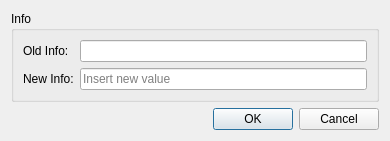
<?xml version="1.0" encoding="UTF-8"?>
<ui version="4.0">
 <class>ChangeInfoDialog</class>
 <widget class="QDialog" name="ChangeInfoDialog">
  <property name="geometry">
   <rect>
    <x>0</x>
    <y>0</y>
    <width>390</width>
    <height>141</height>
   </rect>
  </property>
  <property name="minimumSize">
   <size>
    <width>390</width>
    <height>141</height>
   </size>
  </property>
  <property name="maximumSize">
   <size>
    <width>390</width>
    <height>141</height>
   </size>
  </property>
  <property name="windowTitle">
   <string>Change Additional Info</string>
  </property>
  <layout class="QVBoxLayout" name="verticalLayout">
   <item>
    <widget class="QGroupBox" name="groupBox">
     <property name="title">
      <string>Info</string>
     </property>
     <layout class="QGridLayout" name="gridLayout">
      <item row="0" column="0">
       <widget class="QLabel" name="label">
        <property name="text">
         <string>Old Info:</string>
        </property>
       </widget>
      </item>
      <item row="0" column="1">
       <widget class="QLineEdit" name="oldEdit">
        <property name="readOnly">
         <bool>true</bool>
        </property>
       </widget>
      </item>
      <item row="1" column="0">
       <widget class="QLabel" name="label_2">
        <property name="text">
         <string>New Info:</string>
        </property>
       </widget>
      </item>
      <item row="1" column="1">
       <widget class="QLineEdit" name="newEdit">
        <property name="placeholderText">
         <string>Insert new value</string>
        </property>
       </widget>
      </item>
     </layout>
    </widget>
   </item>
   <item>
    <widget class="QDialogButtonBox" name="buttonBox">
     <property name="orientation">
      <enum>Qt::Horizontal</enum>
     </property>
     <property name="standardButtons">
      <set>QDialogButtonBox::Cancel|QDialogButtonBox::Ok</set>
     </property>
    </widget>
   </item>
  </layout>
 </widget>
 <resources/>
 <connections>
  <connection>
   <sender>buttonBox</sender>
   <signal>accepted()</signal>
   <receiver>ChangeInfoDialog</receiver>
   <slot>accept()</slot>
   <hints>
    <hint type="sourcelabel">
     <x>248</x>
     <y>254</y>
    </hint>
    <hint type="destinationlabel">
     <x>157</x>
     <y>274</y>
    </hint>
   </hints>
  </connection>
  <connection>
   <sender>buttonBox</sender>
   <signal>rejected()</signal>
   <receiver>ChangeInfoDialog</receiver>
   <slot>reject()</slot>
   <hints>
    <hint type="sourcelabel">
     <x>316</x>
     <y>260</y>
    </hint>
    <hint type="destinationlabel">
     <x>286</x>
     <y>274</y>
    </hint>
   </hints>
  </connection>
 </connections>
</ui>
